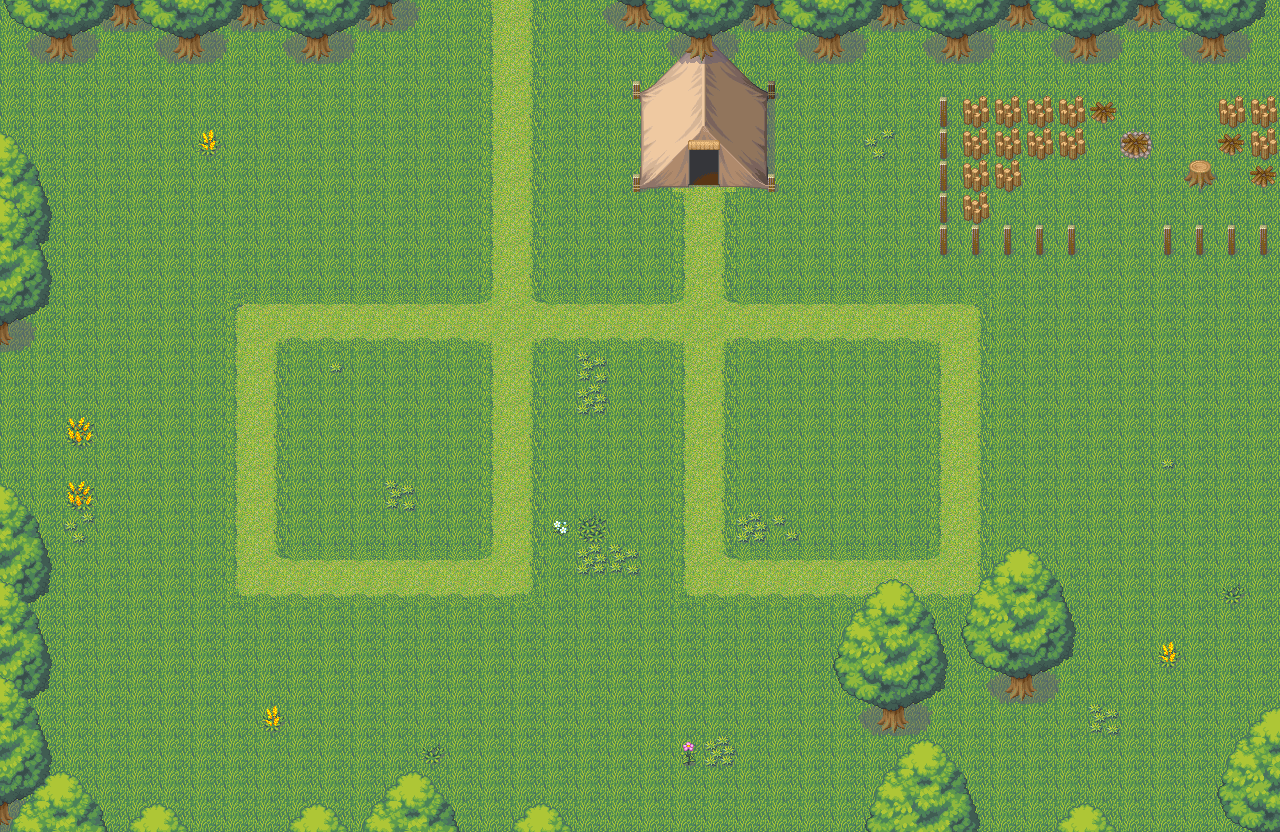

Below is a game level as drawn by its tile map, then a one-line description and the .tmx that defines it (tile-layer data replaced by summaries):
An orthogonal 40x26 tile map with 32x32 px tiles, 3 tile layers (块层 1, 块层 2, 块层 3) and 104 objects (103x Pos, Path_001).

<map version="1.0" orientation="orthogonal" renderorder="right-down" width="40" height="26" tilewidth="32" tileheight="32" nextobjectid="160">
 <properties>
  <property name="WaveCount" type="int" value="4" />
 </properties>
 <tileset firstgid="1" name="001-Grassland01" tilewidth="32" tileheight="32" tilecount="144" columns="8">
  <image source="texture_001.png" trans="ffffff" width="256" height="576" />
 </tileset>
 <layer name="块层 1" width="40" height="26">
  <data>[1040 cells, 1040 non-empty, 2 distinct tile ids]</data>
 </layer>
 <layer name="块层 2" width="40" height="26">
  <data>[1040 cells, 309 non-empty, 70 distinct tile ids]</data>
 </layer>
 <layer name="块层 3" width="40" height="26">
  <data>[1040 cells, 165 non-empty, 20 distinct tile ids]</data>
 </layer>
 <objectgroup name="TowerPos" visible="0">
  <properties>
   <property name="TowerPosHeight" type="float" value="64" />
   <property name="TowerPosWidth" type="float" value="64" />
  </properties>
  <object id="5" name="Pos" x="96" y="544" width="64" height="64" />
  <object id="6" name="Pos" x="288" y="608" width="64" height="64" />
  <object id="7" name="Pos" x="288" y="672" width="64" height="64" />
  <object id="8" name="Pos" x="480" y="608" width="64" height="64" />
  <object id="11" name="Pos" x="352" y="672" width="64" height="64" />
  <object id="12" name="Pos" x="352" y="608" width="64" height="64" />
  <object id="13" name="Pos" x="416" y="608" width="64" height="64" />
  <object id="14" name="Pos" x="736" y="480" width="64" height="64" />
  <object id="15" name="Pos" x="416" y="416" width="64" height="64" />
  <object id="19" name="Pos" x="736" y="416" width="64" height="64" />
  <object id="20" name="Pos" x="416" y="96" width="64" height="64" />
  <object id="21" name="Pos" x="800" y="416" width="64" height="64" />
  <object id="22" name="Pos" x="288" y="480" width="64" height="64" />
  <object id="23" name="Pos" x="96" y="672" width="64" height="64" />
  <object id="24" name="Pos" x="160" y="672" width="64" height="64" />
  <object id="25" name="Pos" x="96" y="480" width="64" height="64" />
  <object id="26" name="Pos" x="160" y="480" width="64" height="64" />
  <object id="27" name="Pos" x="96" y="288" width="64" height="64" />
  <object id="28" name="Pos" x="544" y="96" width="64" height="64" />
  <object id="29" name="Pos" x="544" y="672" width="64" height="64" />
  <object id="30" name="Pos" x="544" y="480" width="64" height="64" />
  <object id="31" name="Pos" x="480" y="672" width="64" height="64" />
  <object id="32" name="Pos" x="416" y="672" width="64" height="64" />
  <object id="33" name="Pos" x="96" y="96" width="64" height="64" />
  <object id="34" name="Pos" x="672" y="608" width="64" height="64" />
  <object id="35" name="Pos" x="1120" y="672" width="64" height="64" />
  <object id="36" name="Pos" x="1056" y="672" width="64" height="64" />
  <object id="37" name="Pos" x="736" y="608" width="64" height="64" />
  <object id="38" name="Pos" x="1056" y="480" width="64" height="64" />
  <object id="40" name="Pos" x="992" y="480" width="64" height="64" />
  <object id="42" name="Pos" x="864" y="416" width="64" height="64" />
  <object id="43" name="Pos" x="96" y="224" width="64" height="64" />
  <object id="44" name="Pos" x="608" y="544" width="64" height="64" />
  <object id="45" name="Pos" x="544" y="544" width="64" height="64" />
  <object id="46" name="Pos" x="96" y="608" width="64" height="64" />
  <object id="47" name="Pos" x="160" y="608" width="64" height="64" />
  <object id="48" name="Pos" x="992" y="288" width="64" height="64" />
  <object id="49" name="Pos" x="608" y="480" width="64" height="64" />
  <object id="50" name="Pos" x="800" y="96" width="64" height="64" />
  <object id="51" name="Pos" x="544" y="608" width="64" height="64" />
  <object id="54" name="Pos" x="160" y="416" width="64" height="64" />
  <object id="57" name="Pos" x="160" y="352" width="64" height="64" />
  <object id="58" name="Pos" x="160" y="544" width="64" height="64" />
  <object id="60" name="Pos" x="1120" y="544" width="64" height="64" />
  <object id="61" name="Pos" x="1120" y="288" width="64" height="64" />
  <object id="62" name="Pos" x="352" y="352" width="64" height="64" />
  <object id="63" name="Pos" x="608" y="224" width="64" height="64" />
  <object id="65" name="Pos" x="864" y="224" width="64" height="64" />
  <object id="66" name="Pos" x="608" y="672" width="64" height="64" />
  <object id="67" name="Pos" x="352" y="224" width="64" height="64" />
  <object id="68" name="Pos" x="800" y="224" width="64" height="64" />
  <object id="69" name="Pos" x="736" y="224" width="64" height="64" />
  <object id="70" name="Pos" x="288" y="352" width="64" height="64" />
  </objectgroup>
 <objectgroup name="Path" visible="0">
  <!-- 1 objects omitted --></objectgroup>
 <objectgroup name="Wave001" visible="0">
  <properties>
   <property name="m001" value="1 0 1.0" />
   <property name="m002" value="1 0 1.0" />
   <property name="m003" value="1 0 1.0" />
   <property name="m004" value="1 0 1.0" />
   <property name="m005" value="1 0 1.0" />
   <property name="m006" value="1 0 1.0" />
   <property name="m007" value="1 0 1.0" />
   <property name="m008" value="1 0 1.0" />
   <property name="m009" value="1 0 1.0" />
   <property name="m010" value="1 0 1.0" />
   <property name="momsterCount" type="int" value="10" />
   <property name="waveTime" type="float" value="30" />
  </properties>
 </objectgroup>
 <objectgroup name="Wave002" visible="0">
  <properties>
   <property name="m001" value="1 0 1.0" />
   <property name="m002" value="1 0 1.0" />
   <property name="m003" value="1 0 1.0" />
   <property name="m004" value="1 0 1.0" />
   <property name="m005" value="1 0 1.0" />
   <property name="m006" value="1 0 1.0" />
   <property name="m007" value="1 0 1.0" />
   <property name="m008" value="1 0 1.0" />
   <property name="m009" value="1 0 1.0" />
   <property name="m010" value="1 0 1.0" />
   <property name="momsterCount" type="int" value="10" />
   <property name="waveTime" type="int" value="30" />
  </properties>
 </objectgroup>
 <objectgroup name="Wave003" visible="0">
  <properties>
   <property name="m001" value="1 0 0.75" />
   <property name="m002" value="1 0 0.75" />
   <property name="m003" value="1 0 0.75" />
   <property name="m004" value="1 0 0.75" />
   <property name="m005" value="1 0 0.75" />
   <property name="m006" value="1 0 0.75" />
   <property name="m007" value="1 0 0.75" />
   <property name="m008" value="1 0 0.75" />
   <property name="m009" value="1 0 0.75" />
   <property name="m010" value="1 0 0.75" />
   <property name="m011" value="1 0 0.75" />
   <property name="m012" value="1 0 0.75" />
   <property name="m013" value="1 0 0.75" />
   <property name="m014" value="1 0 0.75" />
   <property name="m015" value="1 0 0.75" />
   <property name="momsterCount" type="int" value="15" />
   <property name="waveTime" type="int" value="45" />
  </properties>
 </objectgroup>
 <objectgroup name="Wave004" visible="0">
  <properties>
   <property name="m001" value="1 0 0.75" />
   <property name="m002" value="1 0 0.75" />
   <property name="m003" value="1 0 0.75" />
   <property name="m004" value="1 0 0.75" />
   <property name="m005" value="1 0 0.75" />
   <property name="m006" value="1 0 0.75" />
   <property name="m007" value="1 0 0.75" />
   <property name="m008" value="1 0 0.75" />
   <property name="m009" value="1 0 0.75" />
   <property name="m010" value="1 0 0.75" />
   <property name="m011" value="1 0 0.75" />
   <property name="m012" value="1 0 0.75" />
   <property name="m013" value="1 0 0.75" />
   <property name="m014" value="1 0 0.75" />
   <property name="m015" value="1 0 0.75" />
   <property name="momsterCount" type="int" value="15" />
   <property name="waveTime" type="int" value="45" />
  </properties>
 </objectgroup>
</map>
<!-- 51 of 104 objects omitted -->